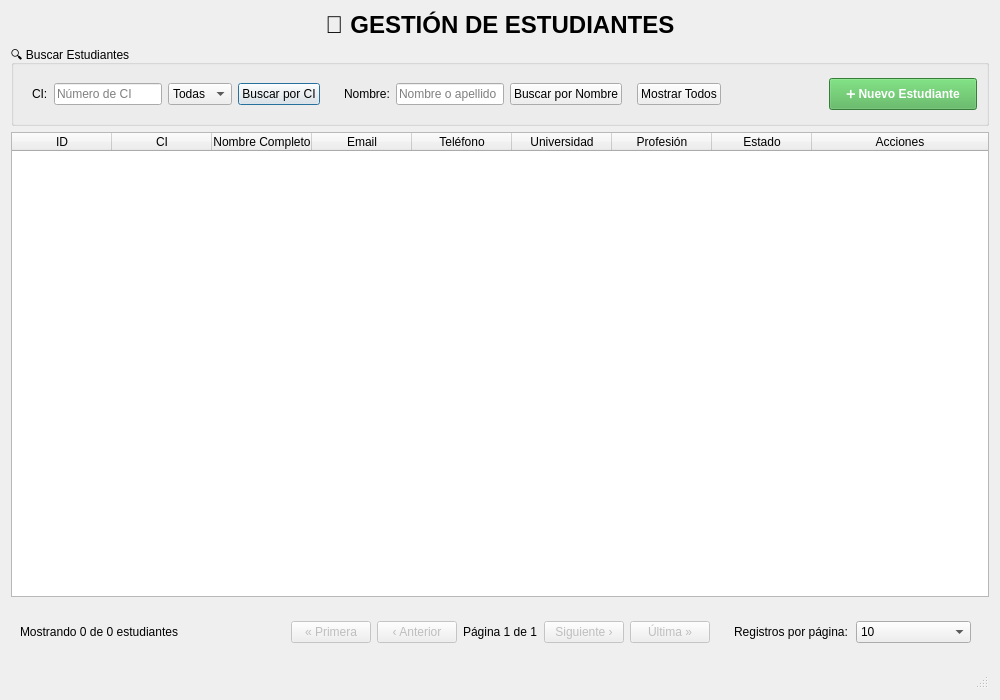
<?xml version="1.0" encoding="UTF-8"?>
<ui version="4.0">
  <class>EstudianteDialog</class>
  <widget class="QDialog" name="EstudianteDialog">
    <property name="geometry">
      <rect>
        <x>0</x>
        <y>0</y>
        <width>1000</width>
        <height>700</height>
      </rect>
    </property>
    <property name="windowTitle">
      <string>Gestión de Estudiantes</string>
    </property>
    <layout class="QVBoxLayout" name="verticalLayout">
      <item>
       <widget class="QLabel" name="labelTitulo">
        <property name="font">
         <font>
          <family>Segoe UI</family>
          <pointsize>18</pointsize>
          <bold>true</bold>
         </font>
        </property>
        <property name="text">
         <string>👤 GESTIÓN DE ESTUDIANTES</string>
        </property>
        <property name="alignment">
         <set>Qt::AlignmentFlag::AlignCenter</set>
        </property>
       </widget>
      </item>
      <item>
       <widget class="QGroupBox" name="groupBoxBusqueda">
        <property name="title">
         <string>🔍 Buscar Estudiantes</string>
        </property>
        <layout class="QHBoxLayout" name="horizontalLayout">
         <item>
          <widget class="QWidget" name="widgetBuscarCI" native="true">
           <layout class="QHBoxLayout" name="horizontalLayout_2">
            <item>
             <widget class="QLabel" name="labelBuscarCI">
              <property name="text">
               <string>CI:</string>
              </property>
             </widget>
            </item>
            <item>
             <widget class="QLineEdit" name="txtBuscarCINumero">
              <property name="maxLength">
               <number>15</number>
              </property>
              <property name="placeholderText">
               <string>Número de CI</string>
              </property>
             </widget>
            </item>
            <item>
             <widget class="QComboBox" name="comboBuscarExpedicion">
              <item>
               <property name="text">
                <string>Todas</string>
               </property>
              </item>
              <item>
               <property name="text">
                <string>BE</string>
               </property>
              </item>
              <item>
               <property name="text">
                <string>CH</string>
               </property>
              </item>
              <item>
               <property name="text">
                <string>CB</string>
               </property>
              </item>
              <item>
               <property name="text">
                <string>LP</string>
               </property>
              </item>
              <item>
               <property name="text">
                <string>OR</string>
               </property>
              </item>
              <item>
               <property name="text">
                <string>PD</string>
               </property>
              </item>
              <item>
               <property name="text">
                <string>PT</string>
               </property>
              </item>
              <item>
               <property name="text">
                <string>SC</string>
               </property>
              </item>
              <item>
               <property name="text">
                <string>TJ</string>
               </property>
              </item>
              <item>
               <property name="text">
                <string>EX</string>
               </property>
              </item>
             </widget>
            </item>
            <item>
             <widget class="QPushButton" name="btnBuscarCI">
              <property name="text">
               <string>Buscar por CI</string>
              </property>
              <property name="icon">
               <iconset>
                <normaloff>.</normaloff>.</iconset>
              </property>
             </widget>
            </item>
           </layout>
          </widget>
         </item>
         <item>
          <widget class="QWidget" name="widgetBuscarNombre" native="true">
           <layout class="QHBoxLayout" name="horizontalLayout_3">
            <item>
             <widget class="QLabel" name="labelBuscarNombre">
              <property name="text">
               <string>Nombre:</string>
              </property>
             </widget>
            </item>
            <item>
             <widget class="QLineEdit" name="txtBuscarNombre">
              <property name="placeholderText">
               <string>Nombre o apellido</string>
              </property>
             </widget>
            </item>
            <item>
             <widget class="QPushButton" name="btnBuscarNombre">
              <property name="text">
               <string>Buscar por Nombre</string>
              </property>
             </widget>
            </item>
           </layout>
          </widget>
         </item>
         <item>
          <widget class="QPushButton" name="btnMostrarTodos">
           <property name="text">
            <string>Mostrar Todos</string>
           </property>
          </widget>
         </item>
         <item>
          <spacer name="horizontalSpacer">
           <property name="orientation">
            <enum>Qt::Orientation::Horizontal</enum>
           </property>
           <property name="sizeHint" stdset="0">
            <size>
             <width>40</width>
             <height>20</height>
            </size>
           </property>
          </spacer>
         </item>
         <item>
          <widget class="QPushButton" name="btnNuevoEstudiante">
           <property name="styleSheet">
            <string notr="true">background-color: #4CAF50; color: white; font-weight: bold; padding: 8px 16px;</string>
           </property>
           <property name="text">
            <string>➕ Nuevo Estudiante</string>
           </property>
          </widget>
         </item>
        </layout>
       </widget>
      </item>
      <item>
       <widget class="QTableWidget" name="tableEstudiantes">
        <property name="alternatingRowColors">
         <bool>true</bool>
        </property>
        <property name="selectionMode">
         <enum>QAbstractItemView::SelectionMode::SingleSelection</enum>
        </property>
        <property name="selectionBehavior">
         <enum>QAbstractItemView::SelectionBehavior::SelectRows</enum>
        </property>
        <property name="showGrid">
         <bool>true</bool>
        </property>
        <property name="gridStyle">
         <enum>Qt::PenStyle::SolidLine</enum>
        </property>
        <property name="wordWrap">
         <bool>false</bool>
        </property>
        <attribute name="horizontalHeaderVisible">
         <bool>true</bool>
        </attribute>
        <attribute name="horizontalHeaderStretchLastSection">
         <bool>true</bool>
        </attribute>
        <attribute name="verticalHeaderVisible">
         <bool>false</bool>
        </attribute>
        <column>
         <property name="text">
          <string>ID</string>
         </property>
        </column>
        <column>
         <property name="text">
          <string>CI</string>
         </property>
        </column>
        <column>
         <property name="text">
          <string>Nombre Completo</string>
         </property>
        </column>
        <column>
         <property name="text">
          <string>Email</string>
         </property>
        </column>
        <column>
         <property name="text">
          <string>Teléfono</string>
         </property>
        </column>
        <column>
         <property name="text">
          <string>Universidad</string>
         </property>
        </column>
        <column>
         <property name="text">
          <string>Profesión</string>
         </property>
        </column>
        <column>
         <property name="text">
          <string>Estado</string>
         </property>
        </column>
        <column>
         <property name="text">
          <string>Acciones</string>
         </property>
        </column>
       </widget>
      </item>
      <item>
       <widget class="QWidget" name="widgetControles" native="true">
        <layout class="QHBoxLayout" name="horizontalLayout_4">
         <item>
          <widget class="QLabel" name="labelContador">
           <property name="text">
            <string>Mostrando 0 de 0 estudiantes</string>
           </property>
          </widget>
         </item>
         <item>
          <widget class="QWidget" name="widgetPaginacion" native="true">
           <layout class="QHBoxLayout" name="horizontalLayout_5">
            <item>
             <widget class="QPushButton" name="btnPrimeraPagina">
              <property name="enabled">
               <bool>false</bool>
              </property>
              <property name="text">
               <string>« Primera</string>
              </property>
             </widget>
            </item>
            <item>
             <widget class="QPushButton" name="btnPaginaAnterior">
              <property name="enabled">
               <bool>false</bool>
              </property>
              <property name="text">
               <string>‹ Anterior</string>
              </property>
             </widget>
            </item>
            <item>
             <widget class="QLabel" name="labelPaginaActual">
              <property name="text">
               <string>Página 1 de 1</string>
              </property>
             </widget>
            </item>
            <item>
             <widget class="QPushButton" name="btnPaginaSiguiente">
              <property name="enabled">
               <bool>false</bool>
              </property>
              <property name="text">
               <string>Siguiente ›</string>
              </property>
             </widget>
            </item>
            <item>
             <widget class="QPushButton" name="btnUltimaPagina">
              <property name="enabled">
               <bool>false</bool>
              </property>
              <property name="text">
               <string>Última »</string>
              </property>
             </widget>
            </item>
           </layout>
          </widget>
         </item>
         <item>
          <widget class="QWidget" name="widgetRegistrosPagina" native="true">
           <layout class="QHBoxLayout" name="horizontalLayout_6">
            <item>
             <widget class="QLabel" name="labelRegistrosPagina">
              <property name="text">
               <string>Registros por página:</string>
              </property>
             </widget>
            </item>
            <item>
             <widget class="QComboBox" name="comboRegistrosPagina">
              <item>
               <property name="text">
                <string>10</string>
               </property>
              </item>
              <item>
               <property name="text">
                <string>25</string>
               </property>
              </item>
              <item>
               <property name="text">
                <string>50</string>
               </property>
              </item>
              <item>
               <property name="text">
                <string>100</string>
               </property>
              </item>
              <item>
               <property name="text">
                <string>Todos</string>
               </property>
              </item>
             </widget>
            </item>
           </layout>
          </widget>
         </item>
        </layout>
       </widget>
      </item>
      <item>
        <widget class="QStatusBar" name="statusbar"/>
      </item>
    </layout>
  </widget>
  <resources/>
  <connections/>
</ui>
